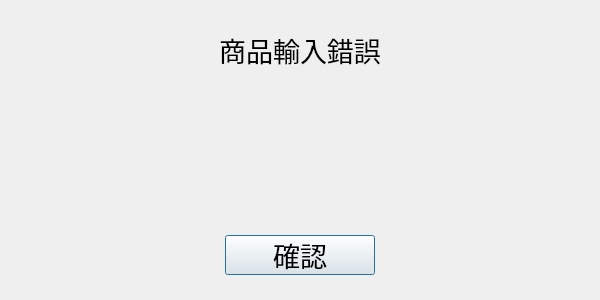
<?xml version="1.0" encoding="UTF-8"?>
<ui version="4.0">
 <class>Error</class>
 <widget class="QDialog" name="Error">
  <property name="geometry">
   <rect>
    <x>0</x>
    <y>0</y>
    <width>600</width>
    <height>300</height>
   </rect>
  </property>
  <property name="windowTitle">
   <string>Dialog</string>
  </property>
  <widget class="QLabel" name="message">
   <property name="geometry">
    <rect>
     <x>0</x>
     <y>90</y>
     <width>600</width>
     <height>130</height>
    </rect>
   </property>
   <property name="font">
    <font>
     <family>微軟正黑體</family>
     <pointsize>20</pointsize>
    </font>
   </property>
   <property name="frameShape">
    <enum>QFrame::NoFrame</enum>
   </property>
   <property name="midLineWidth">
    <number>0</number>
   </property>
   <property name="text">
    <string/>
   </property>
   <property name="alignment">
    <set>Qt::AlignCenter</set>
   </property>
  </widget>
  <widget class="QPushButton" name="btn_confirm">
   <property name="geometry">
    <rect>
     <x>225</x>
     <y>235</y>
     <width>150</width>
     <height>40</height>
    </rect>
   </property>
   <property name="font">
    <font>
     <family>微軟正黑體</family>
     <pointsize>20</pointsize>
    </font>
   </property>
   <property name="text">
    <string>確認</string>
   </property>
   <property name="default">
    <bool>true</bool>
   </property>
  </widget>
  <widget class="QLabel" name="label">
   <property name="geometry">
    <rect>
     <x>0</x>
     <y>30</y>
     <width>600</width>
     <height>40</height>
    </rect>
   </property>
   <property name="font">
    <font>
     <family>微軟正黑體</family>
     <pointsize>20</pointsize>
    </font>
   </property>
   <property name="text">
    <string>商品輸入錯誤</string>
   </property>
   <property name="alignment">
    <set>Qt::AlignCenter</set>
   </property>
  </widget>
 </widget>
 <resources/>
 <connections/>
</ui>
